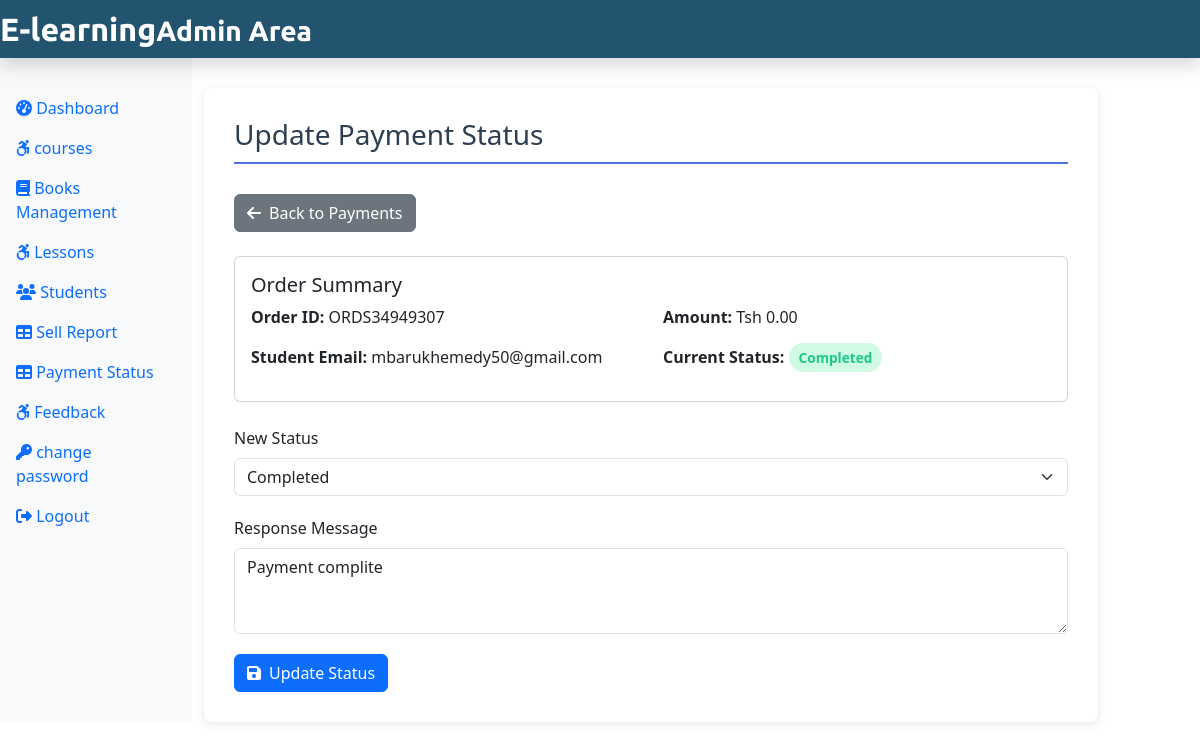
Page /admin/adminUpdateStatus.php?order_id=ORDS34949307 (signed in) on the committed database.
### tables this page shows
CREATE TABLE `courseorder` (
  `co_id` int(11) NOT NULL,
  `order_id` varchar(255) NOT NULL,
  `stuemail` varchar(255) NOT NULL,
  `course_id` int(11) NOT NULL,
  `status` varchar(255) NOT NULL,
  `respomsg` text NOT NULL,
  `course_price` decimal(10,2) NOT NULL,
  `order_date` date NOT NULL
);

### admin/adminUpdateStatus.php (the view, shortened to what this page needs)
<?php
include("./admininclude/header.php");
include("../dbconnection.php");
$order_id = isset($_GET['order_id']) ? $_GET['order_id'] : null;
$order_query = $conn->prepare("SELECT * FROM courseorder WHERE order_id = ?");
$order_query->bind_param("s", $order_id);
$order_query->execute();
$order_result = $order_query->get_result();
$order = $order_result->fetch_assoc();
?>
<div class="col-sm-9 mt-5">
    <div class="update-container">
        <h3 class="update-header">Update Payment Status</h3>
        <div class="mb-4">
            <a href="adminPaymentStatus.php" class="btn btn-secondary">
                <i class="fas fa-arrow-left me-2"></i>Back to Payments
            </a>
        </div>
        <div class="card mb-4">
            <div class="card-body">
                <h5 class="card-title">Order Summary</h5>
                <div class="row">
                    <div class="col-md-6">
                        <p><strong>Order ID:</strong> <?php echo htmlspecialchars($order['order_id']); ?></p>
                        <p><strong>Student Email:</strong> <?php echo htmlspecialchars($order['stuemail']); ?></p>
                    </div>
                    <div class="col-md-6">
                        <p><strong>Amount:</strong> Tsh <?php echo number_format($order['course_price'], 2); ?></p>
                        <p><strong>Current Status:</strong>
                            <span class="status-badge status-<?php echo htmlspecialchars($order['status']); ?>">
                                <?php echo ucfirst(htmlspecialchars($order['status'])); ?>
                            </span>
                        </p>
                    </div>
                </div>
            </div>
        </div>
        <form method="POST">
            <div class="form-group">
                <label for="status" class="form-label">New Status</label>
                <select class="form-select" id="status" name="status" required>
                    <option value="completed" <?php echo $order['status'] == 'completed' ? 'selected' : ''; ?>>Completed</option>
                </select>
            </div>
            <div class="form-group">
                <label for="response_msg" class="form-label">Response Message</label>
                <textarea class="form-control" id="response_msg" name="response_msg" rows="3"><?php echo htmlspecialchars($order['respomsg']); ?></textarea>
            </div>
            <button type="submit" name="update_status" class="btn btn-primary">
                <i class="fas fa-save me-2"></i>Update Status
            </button>
        </form>
    </div>
</div>
<?php
include("./admininclude/footer.php");
?>

### admin/adminUpdateStatus.php (style rules this page uses)
.update-container { padding: 30px; background-color: white; border-radius: 8px; box-shadow: 0 2px 10px rgba(0, 0, 0, 0.1); }
.update-header { color: #2c3e50; border-bottom: 2px solid #4e73df; padding-bottom: 10px; margin-bottom: 30px; }
.status-badge { padding: 5px 10px; border-radius: 20px; font-weight: 600; font-size: 0.85rem; }
.status-completed { background-color: #d1fae5; color: #1cc88a; }
.form-group { margin-bottom: 20px; }

### rows in the picture
courseorder: order "ORDS34949307", stuemail "mbarukhemedy50@gmail.com", course_price "0.00", status "Completed", response_msg "Payment complite"
